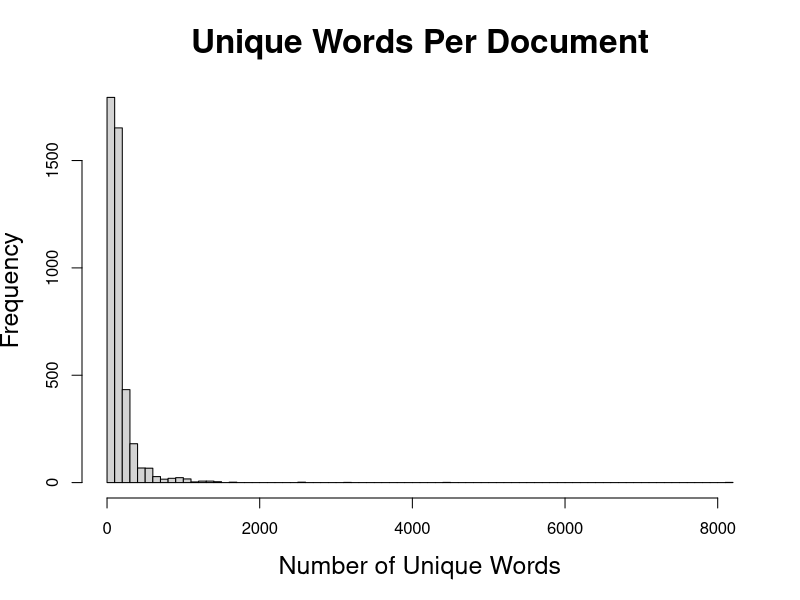
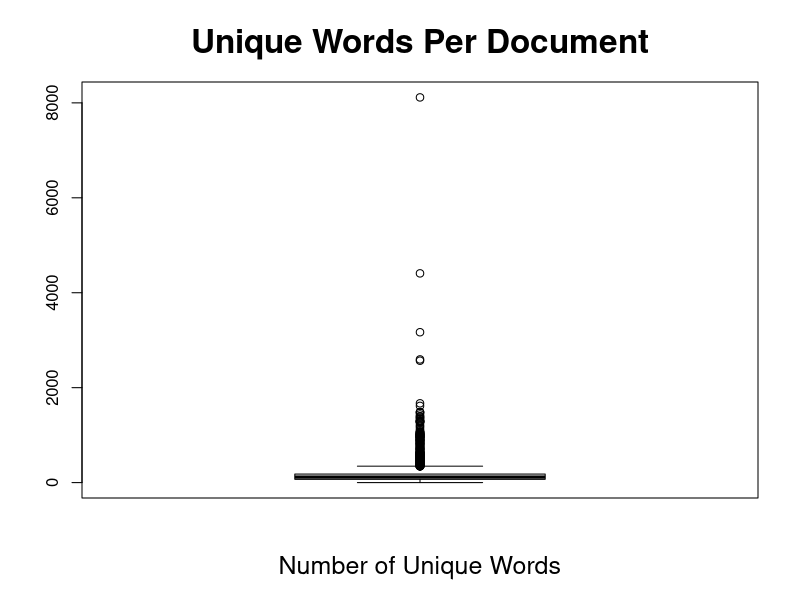
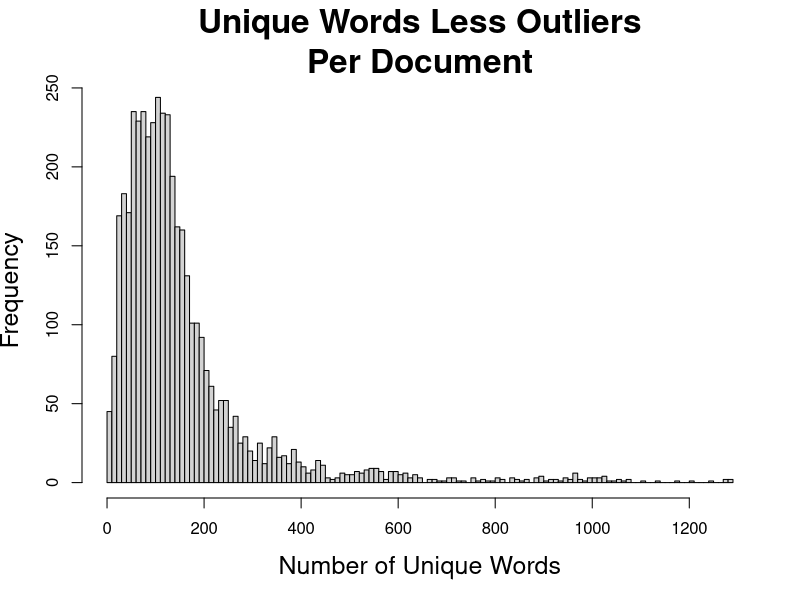

Source code (R) for these figures, in order:
png("uniqwords.png", width=400, height=400)
x<-read.csv("uniqwords.csv",header=T)
h=hist(x$word.count, cex.lab=1.5, cex.main=2, main="Unique Words Per Document", xlab="Number of Unique Words", breaks=100)
dev.off()
 
png("uniqwords-boxplot.png", width=400, height=400)
x<-read.csv("uniqwords.csv",header=T)
b=boxplot(x$word.count, cex.lab=1.5, cex.main=2, main="Unique Words Per Document", xlab="Number of Unique Words", breaks=100)
dev.off()
 
png("uniq-lessoutliers.png", width=400, height=400)
x<-read.csv("uniqwords-lessoutliers.csv",header=T)
h=hist(x$word.count, cex.lab=1.5, cex.main=2, main="Unique Words Less Outliers\nPer Document", xlab="Number of Unique Words", breaks=100)
dev.off()
q()
